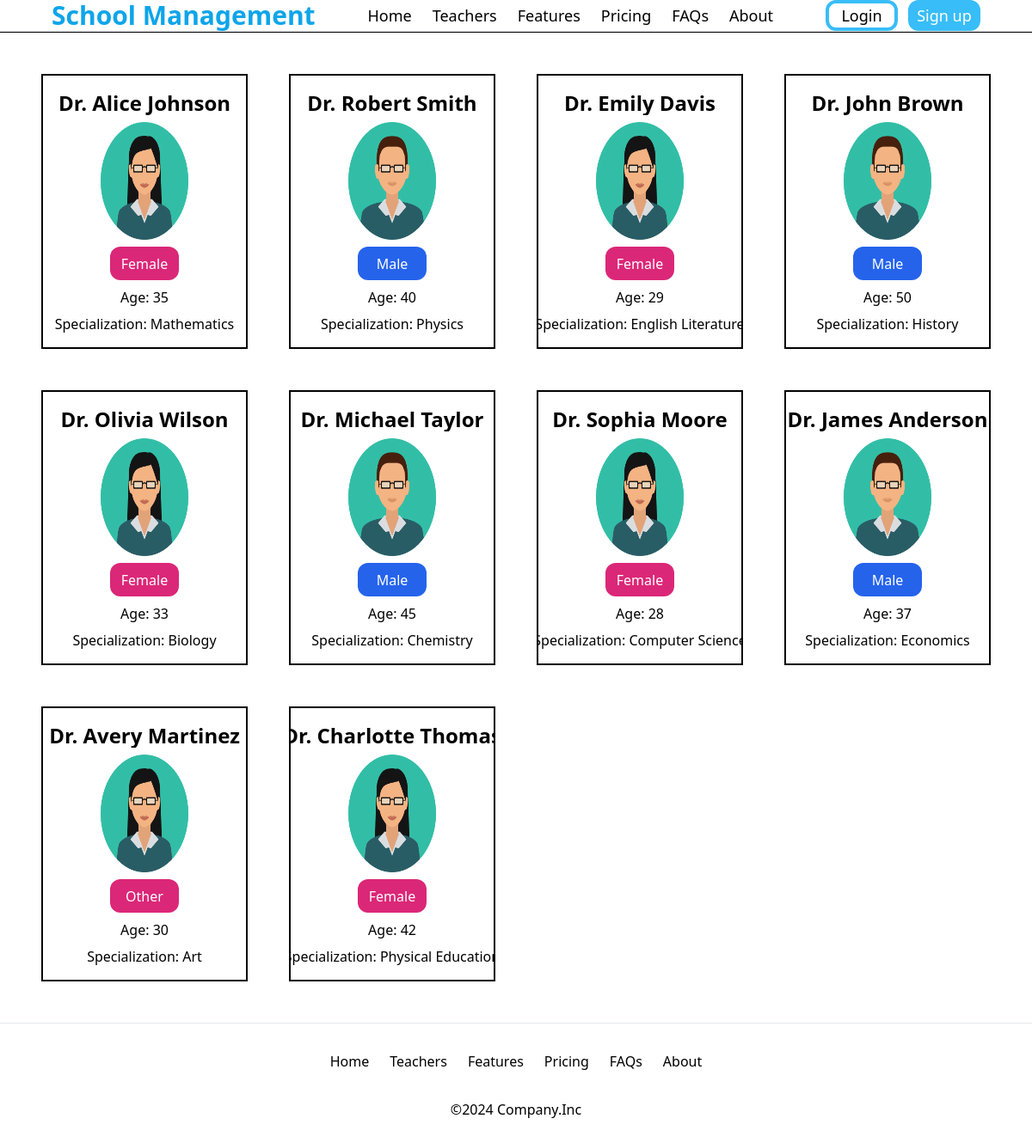
Screenshot of /teachers/ with the database file from the repository.
### myapp/models.py (models this page shows, shortened)
class Teacher(models.Model):
    name = models.CharField(max_length=50)
    gender = models.CharField(choices=[('M','male'),('F','female'),('O','other')],max_length=1)
    age = models.PositiveIntegerField()
    specialization = models.CharField(max_length=50)
    experience = models.PositiveIntegerField()
    location = models.TextField()
    contact = models.CharField(max_length=15)
    email = models.EmailField()
    registration_no = models.CharField(max_length=50,unique=True)

### myapp/views.py (the view)
# urls.py: path('teachers/',views.teachers,name='teachers'),
def teachers(request):
    teachers = Teacher.objects.all()
    return render(request,'teachers.html',{'teachers': teachers})

### templates/teachers.html
{% extends "index.html" %}
{% load static %}
{% block content %}
<div class="min-h-[70dvh] grid grid-cols-1 sm:grid-cols-2 md:grid-cols-3 lg:grid-cols-4 gap-[3rem] p-[3rem]">
    {% for item in teachers %}
    <div
        onclick="window.location.href ='/teachers/{{ item.name }}' "
        class="flex flex-col gap-2 items-center p-[1rem] h-[20rem] border-2 border-black transition-all hover:scale-[1.01] hover:shadow-2xl overflow-hidden">
        <div class="w-[25ch] text-ellipsis text-center whitespace-nowrap text-2xl font-semibold overflow-hidden">Dr. {{ item.name }}</div>
        <img src={% if item.get_gender_display == "male" %}
        "{% static "images/avatar_male.png" %}"
        {% else %}
        "{% static "images/avatar_female.png" %}"
        {% endif %} alt="{{ item.name }}" class="w-1/2 h-1/2">
        <div class="py-[.5rem] w-[5rem] rounded-xl capitalize text-ellipsis text-center text-white whitespace-nowrap overflow-hidden {% if item.get_gender_display == 'male' %}bg-blue-600{% else %}bg-pink-600{% endif %}">{{ item.get_gender_display }}</div>
        <div class="w-[25ch] text-ellipsis text-center whitespace-nowrap overflow-hidden">Age: {{ item.age }}</div>
        <div class="w-[29ch] text-ellipsis text-center whitespace-nowrap overflow-hidden">Specialization: {{ item.specialization }}</div>
    </div>
    {% endfor %}
</div>
{% endblock content %}

### templates/index.html
{% extends "base.html" %}
{% block main %}
<div class="min-h-[100dvh] pb-[2rem] flex flex-col">
    <div class="flex items-center justify-between px-[5vw] h-[10dvh]">
      <div class="font-bold text-3xl text-sky-500">School Management</div>
      <div class="flex items-center justify-center text-lg gap-6">
        <a href="/" class="">Home</a>
        <a href="/teachers" class="">Teachers</a>
        <a href="/features" class="">Features</a>
        <a href="/pricing" class="">Pricing</a>
        <a href="/faqs" class="">FAQs</a>
        <a href="/about" class="">About</a>
      </div>
      <div class="flex items-center text-lg font-medium gap-3">
        <a
          href="/login"
          class="h-[6dvh] w-[7vw] flex justify-center items-center rounded-xl border-4 border-sky-400 transition-colors hover:text-white hover:bg-sky-400"
        >
          Login
        </a>
        <a
          href="/signup"
          class="h-[6dvh] w-[7vw] flex justify-center items-center rounded-xl border-4 border-sky-400 text-white bg-sky-400 hover:bg-white hover:text-black"
        >
          Sign up
        </a>
      </div>
    </div>
    <hr class="h-[.1rem] bg-black" />
    {% block content %}{% endblock content %}
    <hr class="h-[.1rem] bg-black" />
    {% include "footer.html" %}
  </div>
{% endblock main %}

### templates/base.html (shortened to what this page needs)
{% load static %}
<!DOCTYPE html>
<html lang="en">
<head>
    {% include "css.html" %}
</head>
<body>
    {% block main %}{% endblock main %}
</body>
</html>

### templates/css.html
{% load static %}
<link rel="stylesheet" type="text/css" href="{% static 'css/output.css' %}" />

### templates/footer.html
<div class="flex items-center justify-center text-md my-[2rem] gap-6">
    <a href="/" class="">Home</a>
    <a href="/teachers">Teachers</a>
    <a href="/features" class="">Features</a>
    <a href="/pricing" class="">Pricing</a>
    <a href="/faqs" class="">FAQs</a>
    <a href="/about" class="">About</a>
  </div>
  <div class="text-center">&copy;2024 Company.Inc</div>

### rows the page displays
Teacher: name "Alice Johnson", gender "Female", age "35", specialization "Mathematics"
Teacher: name "Robert Smith", gender "Male", age "40", specialization "Physics"
Teacher: name "Emily Davis", gender "Female", age "29", specialization "English…"
Teacher: name "John Brown", gender "Male", age "50", specialization "History"
Teacher: name "Olivia Wilson", gender "Female", age "33", specialization "Biology"
Teacher: name "Michael Taylor", gender "Male", age "45", specialization "Chemistry"
Teacher: name "Sophia Moore", gender "Female", age "28", specialization "Computer…"
Teacher: name "James Anderson", gender "Male", age "37", specialization "Economics"
Teacher: name "Avery Martinez", gender "Other", age "30", specialization "Art"
Teacher: name "Charlotte…", gender "Female", age "42", specialization "Physical…"
